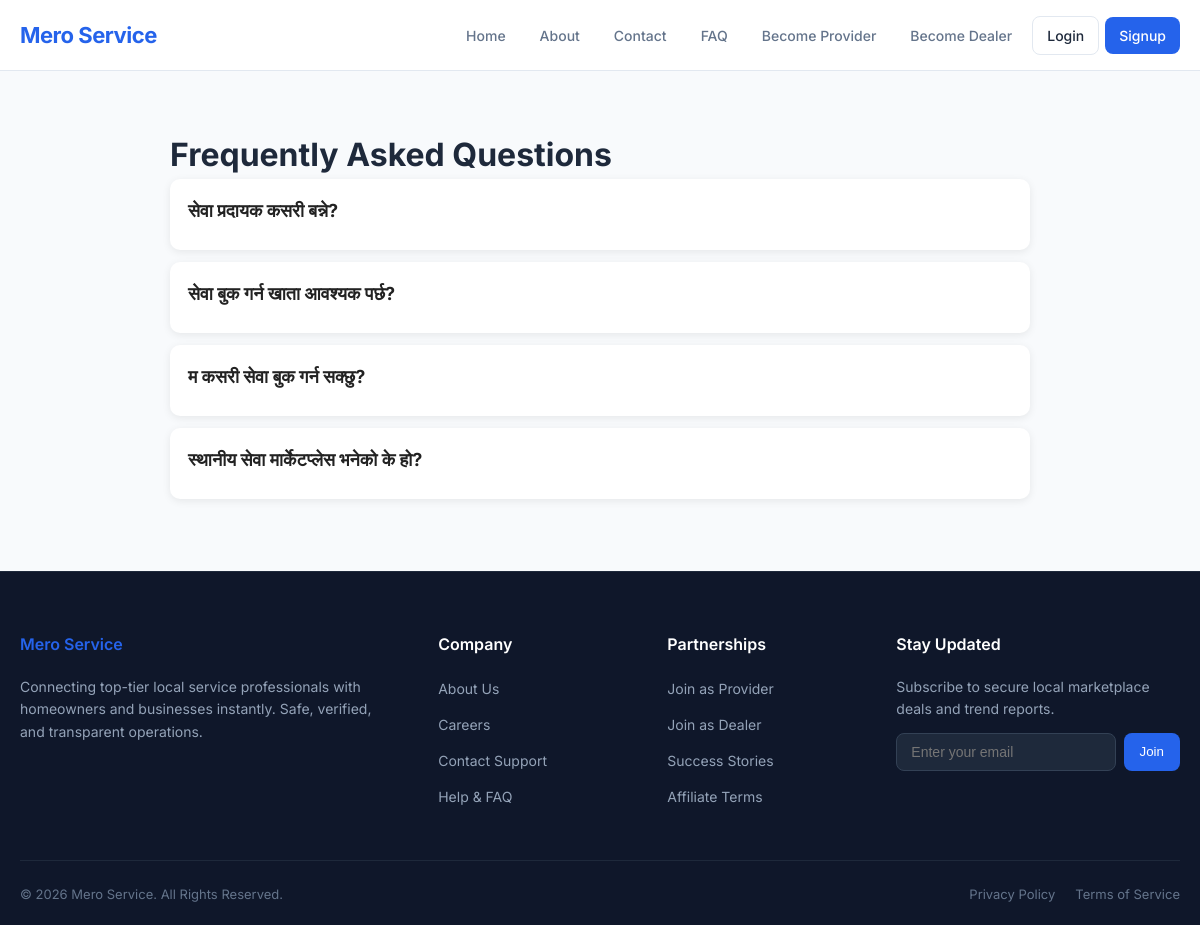
Screenshot of /faq/ with the database file from the repository.
### app/models.py (models this page shows, shortened)
class FAQ(models.Model):
    question = models.CharField(max_length=255)
    answer = models.TextField()
    created_at = models.DateTimeField(auto_now_add=True)

### app/views.py (the view)
# urls.py: path('faq/', views.faq_page, name='faq'),
def faq_page(request):
    faqs = FAQ.objects.all().order_by('-created_at')
    return render(request, 'faq.html', {'faqs': faqs})

### app/templates/faq.html (shortened to what this page needs)
{% extends 'base.html' %}
{% block content %}
<div class="faq-container">
    <h1>Frequently Asked Questions</h1>
    {% for faq in faqs %}
        <div class="faq-box" onclick="this.classList.toggle('active')">
            <div class="faq-question">{{ faq.question }}</div>
        </div>
    {% empty %}
        <p>No FAQs available.</p>
    {% endfor %}
</div>
{% endblock %}

### app/templates/base.html (style rules this page uses)
:root { --primary: #2563eb; --primary-hover: #1d4ed8; --bg-main: #f8fafc; --bg-card: #ffffff; --bg-dark: #0f172a; --text-main: #1e293b; --text-muted: #64748b; --border-color: #e2e8f0; --radius: 8px; --transition: all 0.25s ease-in-out; --max-width: 1200px; }
* { box-sizing: border-box; margin: 0; padding: 0; }
body { font-family: 'Inter', system-ui, -apple-system, sans-serif; background-color: var(--bg-main); color: var(--text-main); line-height: 1.5; display: flex; flex-direction: column; min-height: 100vh; }

### app/templates/faq.html (style rules this page uses)
.faq-container { max-width: 900px; margin: auto; padding: 20px; }
.faq-box { background: #fff; padding: 18px; margin-bottom: 12px; border-radius: 10px; box-shadow: 0 2px 8px rgba(0,0,0,0.08); cursor: pointer; transition: 0.3s; }
.faq-question { font-size: 18px; font-weight: bold; color: #222; margin-bottom: 8px; }

### rows the page displays
FAQ: question "सेवा प्रदायक कसरी बन्ने?"
FAQ: question "सेवा बुक गर्न खाता आवश्यक पर्छ?"
FAQ: question "म कसरी सेवा बुक गर्न सक्छु?"
FAQ: question "स्थानीय सेवा मार्केटप्लेस भनेको के हो?"
